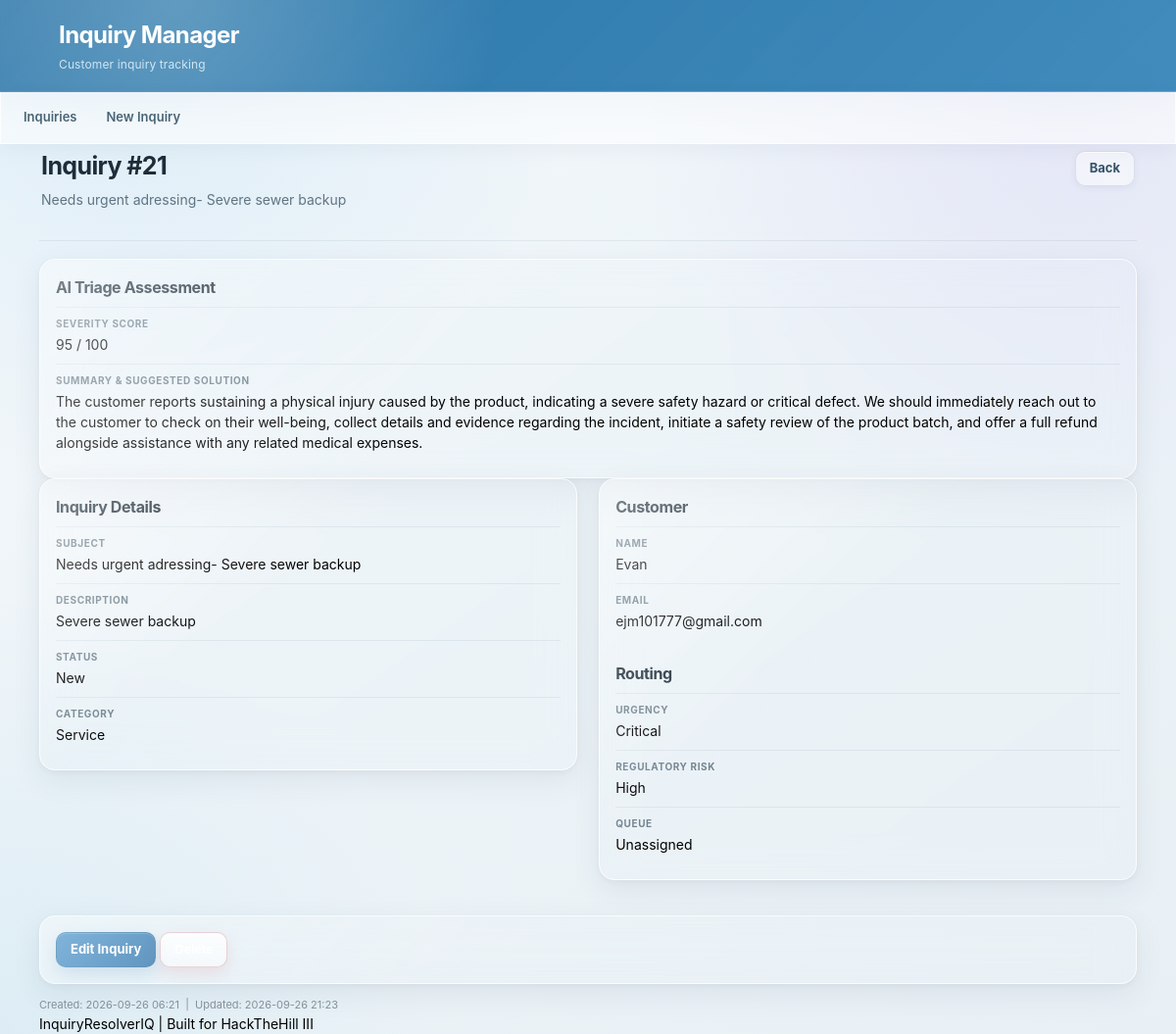
/complaints/21 (signed in), run on the app's committed database.
### tables this page shows
CREATE TABLE complaints (
    id INTEGER PRIMARY KEY AUTOINCREMENT,
    customer_name TEXT NOT NULL,
    customer_email TEXT,
    subject TEXT NOT NULL,
    description TEXT NOT NULL,
    status TEXT NOT NULL DEFAULT 'New',
    category TEXT NOT NULL DEFAULT 'Other',
    urgency TEXT NOT NULL DEFAULT 'Not assessed',
    regulatory_risk TEXT NOT NULL DEFAULT 'Not assessed',
    assigned_queue TEXT NOT NULL DEFAULT 'Unassigned',
    created_at TEXT NOT NULL DEFAULT CURRENT_TIMESTAMP,
    updated_at TEXT NOT NULL DEFAULT CURRENT_TIMESTAMP
, severity INTEGER DEFAULT 0, ai_summary TEXT DEFAULT '');

### server.py (the view)
@app.route("/complaints/<int:complaint_id>")
def view_complaint(complaint_id):
    if not session.get("is_admin"):
        return redirect(url_for("login"))
    db = get_db()
    complaint = db.execute(
        "SELECT * FROM complaints WHERE id = ?",
        (complaint_id,)
    ).fetchone()
    db.close()
    if complaint is None:
        abort(404)
    return render_template(
        "complaint.html",
        complaint=complaint
    )

### server.py (called while the page is built)
def get_db():
    db = sqlite3.connect(DATABASE)
    db.row_factory = sqlite3.Row
    return db

@app.template_filter("datetime")
def format_datetime(value):
    if not value:
        return ""
    try:
        return datetime.fromisoformat(value).strftime("%Y-%m-%d %H:%M")
    except (ValueError, TypeError):
        return value

### templates/complaint.html (shortened to what this page needs)
{% extends "base.html" %}
{% block content %}
<div class="page-heading">
    <div>
        <h2>Inquiry #{{ complaint["id"] }}</h2>
        <p class="muted">{{ complaint["subject"] }}</p>
    </div>
    <a class="button secondary" href="{{ url_for('index') }}">Back</a>
</div>
<div class="panel">
    <h3>AI Triage Assessment</h3>
    <div class="detail-row">
        <div class="detail-label">Severity Score</div>
        <div class="detail-value">{{ complaint["severity"] }} / 100</div>
    </div>
    <div class="detail-row">
        <div class="detail-label">Summary &amp; Suggested Solution</div>
        <div class="detail-value description">{{ complaint["ai_summary"] }}</div>
    </div>
</div>
<div class="detail-grid">
    <div class="panel">
        <h3>Inquiry Details</h3>
        <div class="detail-row">
            <div class="detail-label">Subject</div>
            <div class="detail-value">{{ complaint["subject"] }}</div>
        </div>
        <div class="detail-row">
            <div class="detail-label">Description</div>
            <div class="detail-value description">{{ complaint["description"] }}</div>
        </div>
        <div class="detail-row">
            <div class="detail-label">Status</div>
            <div class="detail-value">{{ complaint["status"] }}</div>
        </div>
        <div class="detail-row">
            <div class="detail-label">Category</div>
            <div class="detail-value">{{ complaint["category"] }}</div>
        </div>
    </div>
    <div class="panel">
        <h3>Customer</h3>
        <div class="detail-row">
            <div class="detail-label">Name</div>
            <div class="detail-value">{{ complaint["customer_name"] }}</div>
        </div>
        <div class="detail-row">
            <div class="detail-label">Email</div>
            <div class="detail-value">{{ complaint["customer_email"] or "Not provided" }}</div>
        </div>
        <h3 class="section-heading">Routing</h3>
        <div class="detail-row">
            <div class="detail-label">Urgency</div>
            <div class="detail-value">{{ complaint["urgency"] }}</div>
        </div>
        <div class="detail-row">
            <div class="detail-label">Regulatory Risk</div>
            <div class="detail-value">{{ complaint["regulatory_risk"] }}</div>
        </div>
        <div class="detail-row">
            <div class="detail-label">Queue</div>
            <div class="detail-value">{{ complaint["assigned_queue"] }}</div>
        </div>
    </div>
</div>
<div class="panel actions-panel">
    <a class="button primary" href="{{ url_for('edit_complaint', complaint_id=complaint['id']) }}">Edit Inquiry</a>
    <form class="inline-form delete-form" method="post"
          action="{{ url_for('delete_complaint', complaint_id=complaint['id']) }}">
        <input class="button danger" type="submit" value="Delete"
               onclick="return confirmDelete();">
    </form>
</div>
<div class="timestamps">
    Created: {{ complaint["created_at"]|datetime }}
    {% if complaint["updated_at"] %}
    &nbsp;|&nbsp; Updated: {{ complaint["updated_at"]|datetime }}
    {% endif %}
</div>
{% endblock %}

### data on the page
complaints: id "21", subject "Needs urgent adressing- Severe sewer backup", severity "95", ai_summary "The customer reports sustaining a physical injury caused by the product, indicating a severe safety hazard or critical defect. We should immediately reach out to the customer to check on their well-being, collect details and evidence regarding the incident, initiate a safety review of the product batch, and offer a full refund alongside assistance with any related medical expenses.", description "Severe sewer backup", status "New", category "Service", customer_name "Evan", customer_email "ejm101777@gmail.com", urgency "Critical", regulatory_risk "High", assigned_queue "Unassigned", created_at "2026-09-26 06:21", updated_at "2026-09-26 21:23"
